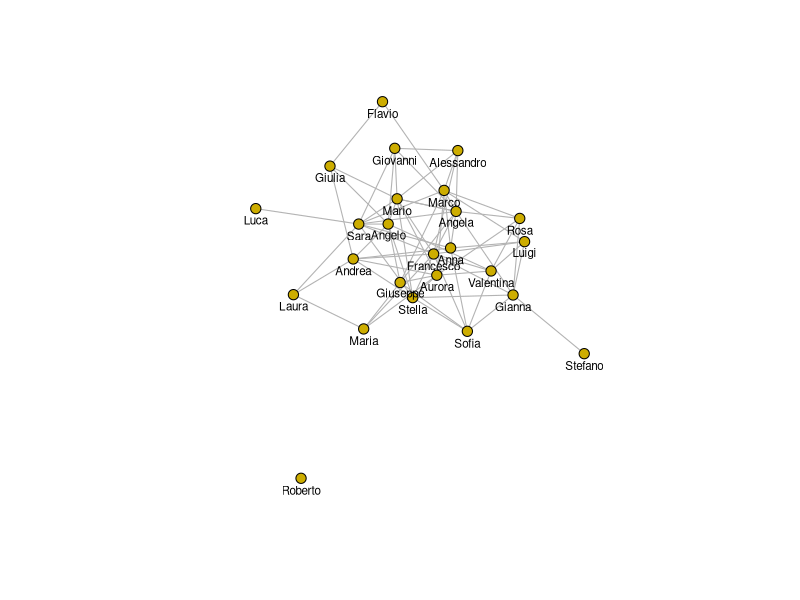
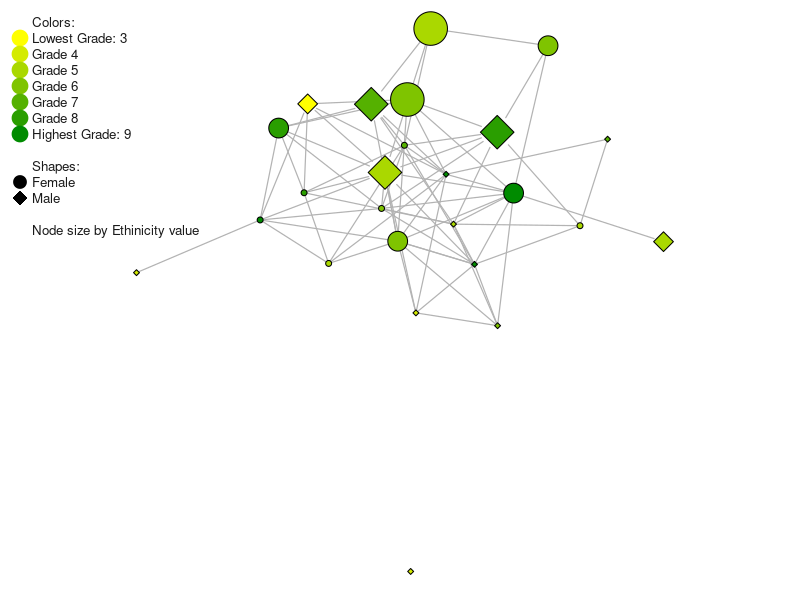
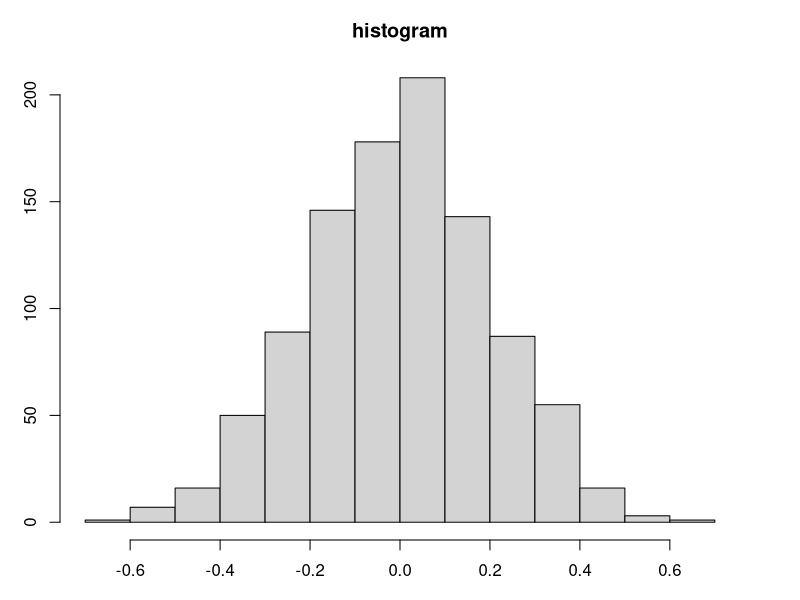
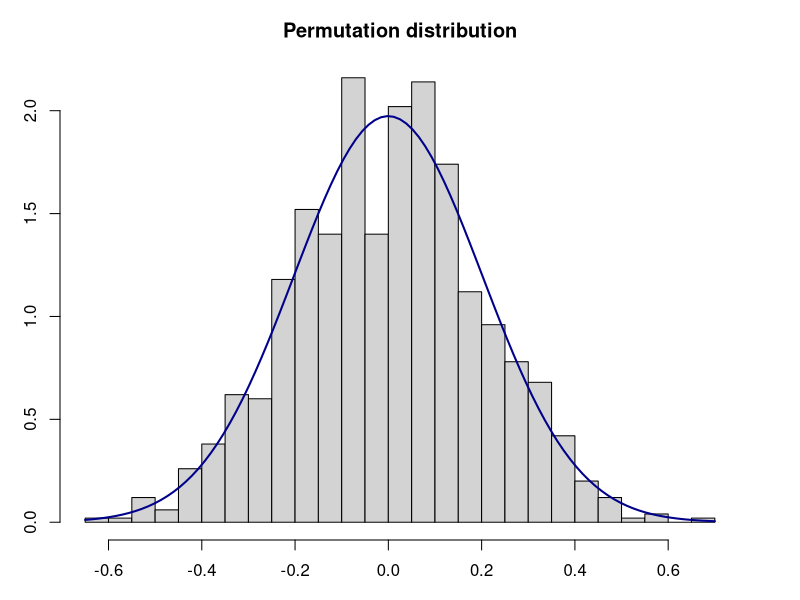
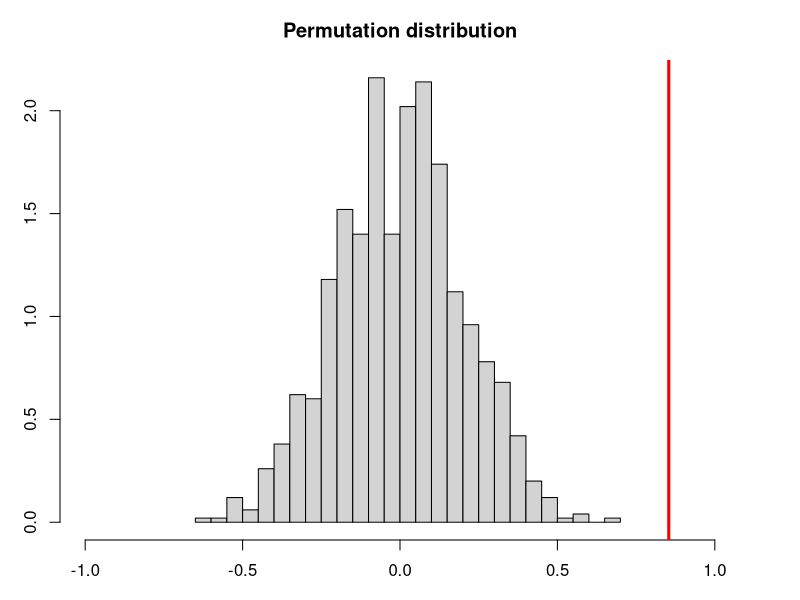
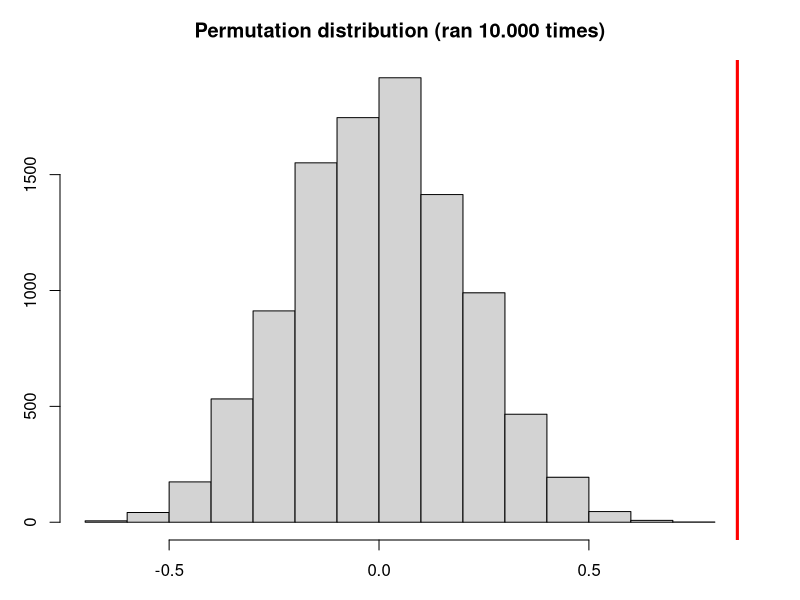

Reproduce these figures in R, in order.
setwd("C:/Users/luisa/Desktop/LM_II_year/Advanced_Social_Networks/EXAM_PROJECT/")

# install.packages("sna")
library("sna")


# 1.1.
# Draw the network using the Fruchterman-Reingold layout with names 
# (but without attributes). 
# Add the R script of how you obtained the drawings.

bullying <- as.matrix(read.table("EXERCISE011_bullying.csv", sep=';', header=T,
                             stringsAsFactors=FALSE, row.names=1))

# dt_TF <- (bullying>0)
dt_TF <- as.network(bullying, directed=TRUE)

net1 <- gplot(dt_TF,
              gmode="graph",
              mode="fruchtermanreingold",
              jitter=F,
              edge.col="grey70", 
              edge.lwd=.1,
              vertex.col="gold3",
              vertex.cex=.75,
              # labels
              displaylabels=T,
              label.pos=1,
              label.cex=.7)

# 1.2.
# Next draw the network again using the Fruchterman-Reingold layout 
# without names, but now with all 3 attributes 
# (gender, grade and ethnicity) included using in some way a combination 
# of color, shape and size of nodes. 
# Add the R script of how you obtained the drawings. 

attributes <- read.table("EXERCISE011_attributes.csv", sep=';', header=T,
                         stringsAsFactors=FALSE, row.names=1)

unique(attributes$Grade) # 4 8 6 5 7 9 3

g <- (attributes$Grade)
colfunc <- colorRampPalette(c("yellow", "green4"))
COLWB <- colfunc(7)

g[g==3]<-COLWB[1]
g[g==4]<-COLWB[2]
g[g==5]<-COLWB[3]
g[g==6]<-COLWB[4]
g[g==7]<-COLWB[5]
g[g==8]<-COLWB[6]
g[g==9]<-COLWB[7]


par(mar=c(0,0,0,0))
gplot(dt_TF, # bullying
      gmode="graph",
      mode="fruchtermanreingold",
      jitter=F,
      edge.col="grey70",
      edge.lwd=.2, 
      # attributes
      vertex.col=g, # color by grade
      vertex.cex=1+.7*(2-attributes$Ethnicity), # size by ethnicity
      vertex.sides=(-attributes$Gender+1)*47+4) # shape by gender


# 1.3.
# Create a legend for the attributes (this does not have to be with R, 
# but needs to clarify how the different attributes were represented in 
# the network). 

legend("topleft",
       legend = c("Colors:", "Lowest Grade: 3", "Grade 4", "Grade 5", "Grade 6", "Grade 7", "Grade 8", "Highest Grade: 9", " ","Shapes:", "Female", "Male", "", "Node size by Ethinicity value"),
       col = c("white", COLWB[1], COLWB[2], COLWB[3], COLWB[4], COLWB[5], COLWB[6], COLWB[7], "white", "white", "black", "black", "white", "white"), 
       bty = "n", 
       pch = c(0, 19, 19, 19, 19, 19, 19, 19, 0, 0, 19, 18, 0, 0), # 18 for the diamond
       pt.cex = c(0, 2.1, 2.1, 2.1, 2.1, 2.1, 2.1, 2.1, 0, 0, 1.7, 1.9, 0, 0), 
       cex = 0.8, 
       text.col = "grey10", 
       horiz = F, 
       inset = c(0.01))

# In the network, the diamond shape represents female students while the circle
# represents males. The nodes are colored with different shades of yellow and 
# green according to their grade. 
# The color goes from yellow, which means the node has the lowest grade among all 
# nodes in the network, namely 3, through different shades of green, until it 
# reaches the darker green color, which highlights the highest mark among those 
# found, which is 9. 
# Even if the possible grades are expressed in a scale from 0 to 10, 
# the extremes are never found in the given network, and the data report 
# grades from 3 to 9. 
# Finally, the vertexes are of different dimensions according to the ethnicity
# value that was given to each individual. The biggest nodes are the one with
# ethnicity value equal to 1, which means they belong to the first generation
# of immigrants (they are born abroad with foreign parents and now live in Italy); 
# the medium size nodes belong to the second generation of immigrants 
# (they are born in Italy with foreign parents), and finally the smallest nodes 
# represent people born in Italy with at least one Italian parent.


# 2.1.
# Calculate indegree and outdegree centrality for each node and 
# interpret your results. 

# Provide the indegree and outdegree centrality score for each node.
# indegree:
degree(dt_TF, g=1, nodes=NULL, gmode="digraph", diag=FALSE,
       tmaxdev=FALSE, cmode="indegree", rescale=FALSE, ignore.eval=FALSE)
# outdegree:
degree(dt_TF, g=1, nodes=NULL, gmode="digraph", diag=FALSE,
       tmaxdev=FALSE, cmode="outdegree", rescale=FALSE, ignore.eval=FALSE)

# Who is the most central when it comes to indegree?
max(degree(dt_TF, g=1, nodes=NULL, gmode="digraph", diag=FALSE,
           tmaxdev=FALSE, cmode="indegree", rescale=FALSE, ignore.eval=FALSE))

colSums(bullying)
colSums(bullying)==max(colSums(bullying)) # Marco

# Provide details of the meaning of the value 
# (taking into account that the network is "who do you bully?").

# This means that Marco is bullied by the greatest number of people,
# namely 9 different people.

# Make sure to discuss the reference points for the indegree measure. 
# How does it compare to the theoretical minimum and maximum value?

# The maximum value for the indegree correspond to n-1, where n is
# the number of nodes in the network. This would mean that any other node
# in the network bullies the node with indegree equal to n-1.
# In this case, the theoretical maximum indegree possible is 25-1=24, 
# but the maximum indegree found is just 9.
# The minimum indegree possible is zero, which would mean that the node 
# is on a separate component on their own, isolated from the rest of
# the network. In the specific case of this network, this situation
# would mean that the considered person is not bullied by anyone.

# Who is the most central when it comes to outdegree?
max(degree(dt_TF, g=1, nodes=NULL, gmode="digraph", diag=FALSE,
           tmaxdev=FALSE, cmode="outdegree", rescale=FALSE, ignore.eval=FALSE))

rowSums(bullying)
rowSums(bullying)==max(rowSums(bullying)) # Francesco

# Provide details of the meaning of the value 
# (taking into account that the network is "who do you bully?").

# This means Francesco is the person who is bullying the higher number
# of people (10). 

# Make sure to discuss the reference points for the outdegree measure. 
# How does it compare to the theoretical minimum and maximum value?

# The maximum value in outdegree is still n-1, which would mean that the node
# having this value bullies all other people in the network. The actual
# highest outdegree found is lower than the theoretical maximum, which in
# the specific case of this network is very unlikely as it is unusual that,
# taken a class of students, one of them bullies all of the others. 
# One of the reason why this is unlikely is because in such a
# situation, the person who bullies everyone  
# would probably be isolated from the rest of the group as they are only 
# impacting negatively everyone else, which would lead to a lack in social 
# capital and social support.
# The minimum outdegree is zero, which would mean a person is not bullying
# anyone. In this specific network, Roberto is the one who is not bullying
# anyone (outdegree equal to zero), and at the same time is not 
# being bullied by anyone (indegree equal to zero).


# 2.2. 
# Let's assume we hypothesize that the grade of students might be 
# impacted by how many others they are being bullied by. Calculate 
# the correlation between the indegree and the grade of the kid. 

cor(degree(dt_TF, g=1, nodes=NULL, gmode="digraph", diag=FALSE,
                tmaxdev=FALSE, cmode="indegree", rescale=FALSE, ignore.eval=FALSE),
         attributes$Grade)

# Pearson correlation with significance
cor.test(degree(dt_TF, g=1, nodes=NULL, gmode="digraph", diag=FALSE,
                tmaxdev=FALSE, cmode="indegree", rescale=FALSE, ignore.eval=FALSE),
         attributes$Grade)

# What is the correlation value? What does it mean substantively?
# Provide the R script of how you obtain the results.

# The correlation is 0.8537182, which is very close to perfect 
# positive correlation. Positive correlation means that when one of the 
# two variables varies (increases or decreases), the other moves in the
# same direction. In this case, for example, this means that the higher
# the number of people you are being bullied by, the higher your grade.
# The p-value is way lower than 5% (p-value=5.767e-08), 
# which means we should reject the null hypothesis of no correlation 
# and assume grade and indegree are highly correlated.


# Finally, perform a significance test using a permutation-based 
# approach for the correlation as discussed in class. 
# What does the significance test do and what do you conclude?
# Add the R script of how you obtained the results.

# The permutation-based approach is based on the idea of
# "alternative worlds" idea. This means that, given a network,
# one would like to reassign nodes randomly, while keeping 
# the same edges (edges stays in the same position).
# This is called permutation test.
# This is performed in order to understand what is the chance, 
# considered all alternative worlds, that one would get the correlation
# value that was actually obtained.
# The permutation-based approach also allows to test the significance.

# Permutation with sampling:
# Random sample without replacement.
# This would lead to different results each time the command "sample" is ran, 
# as no seed is given.
attr_grade <- attributes$Grade
sample(attr_grade, replace=F)

# Set seed for reproducibility
set.seed(42)

# Permutation approach: if we shuffle the data 1000 times,
# how often would we obtain a result as extreme as 
# the one we observed in the original network (or more extreme)?

OUTPUT <- matrix(NA, 1000, 1) # matrix 1000 rows filled with NAs

for (k in c(1:1000)) {
  permutation.test <- sample(attr_grade, replace=F)
  OUTPUT[k, 1] <- cor(degree(dt_TF, g=1, nodes=NULL, gmode="digraph", diag=FALSE,
                             tmaxdev=FALSE, cmode="indegree", rescale=FALSE, ignore.eval=FALSE),
                      permutation.test)
}

OUTPUT # correlation value for each "alternative world" considered

par(mar=c(3,3,3,3))
hist(OUTPUT, main='histogram') 

# original correlation in our data:
(corRealValue <- cor(degree(dt_TF, g=1, nodes=NULL, gmode="digraph", diag=FALSE,
                            tmaxdev=FALSE, cmode="indegree", rescale=FALSE, ignore.eval=FALSE),
                     attributes$Grade))

# results as extreme or more extremes than the actual value 
# (on one and the other tail)
sum(OUTPUT>=abs(corRealValue))/1000 
sum(OUTPUT<=-abs(corRealValue))/1000
# values as/more extreme on both tails
sum(OUTPUT>=abs(corRealValue))/1000 + sum(OUTPUT<=-abs(corRealValue))/1000


# We may assume normality of the distribution and proceed as follows
hist(OUTPUT, nclass=20, prob=T, main='Permutation distribution') 
# Extremes for the 95% confidence interval:
mean(OUTPUT)+sd(OUTPUT)*1.96
mean(OUTPUT)-sd(OUTPUT)*1.96

x <- seq(min(OUTPUT), max(OUTPUT), length = 40)

curve(dnorm(x, mean=mean(OUTPUT), sd=sd(OUTPUT)), 
      col="darkblue", lwd=2, add=TRUE)

# abline(v=cor(degree(dt_TF, g=1, nodes=NULL, gmode="digraph", diag=FALSE,
#                    tmaxdev=FALSE, cmode="indegree", rescale=FALSE, ignore.eval=FALSE),
#             attributes$Grade), lwd=3, col="red")

abline(v=corRealValue, lwd=3, col="red") 

# The real correlation value is around 0.85
# This value is really extreme and outside the range shown 
# on the x axis of the histogram, thus the red vertical line is not visible.
# One could possibly see that max(OUTPUT) returns ~0.67, which is
# lower than the correlation found in the network.

# In the following histogram the red vertical line representing the actual 
# correlation value will be visible, and one can easily notice how extreme this
# value is.

hist(OUTPUT, nclass=20, prob=T, main='Permutation distribution', xlim = c(-1, 1))
abline(v=corRealValue, lwd=3, col="red")

# This means that the our correlation is much higher than the one 
# found in other 1000 configurations created by random sampling. 
# No permuted network had value as extreme or more extreme,
# thus we can assume that the result coming from the original network
# is hardly explained by chance.

# We may also estimate the p-value as follows.
p_value <- (sum(OUTPUT>=corRealValue)+1)/length(OUTPUT)
p_value # 0.001

# Here +1 at the nominator was added to bound the value
# so that the p-value is never zero as there is always some chance that 
# our test statistic can be measured for some permutation.
# Without this addition, the value of p_value would have been zero, as easily
# understandable from the histogram.
# Indeed, in the histogram, there was not even one case of a permutation 
# with a correlation higher than or equal to the one observed, 
# which confirms the low p-value.
# Since the p-value is lower than 5%, we can affirm this result is significant,
# however it would be better to perform the permutation approach with at least
# 10000 permutations. This can be slower, however, in this case,
# attempting to increase the number of permutations would lead to the same 
# conclusion, as it is possible to see by running the code below.

OUTPUT <- matrix(NA, 10000, 1) 

for (k in c(1:10000)) {
  permutation.test <- sample(attr_grade, replace=F)
  OUTPUT[k, 1] <- cor(degree(dt_TF, g=1, nodes=NULL, gmode="digraph", diag=FALSE,
                             tmaxdev=FALSE, cmode="indegree", rescale=FALSE, ignore.eval=FALSE),
                      permutation.test)
}

OUTPUT
hist(OUTPUT, main='Permutation distribution (ran 10.000 times)') 
abline(v=corRealValue, lwd=3, col="red")
# p-value:
p_value_2 <- (sum(OUTPUT>=corRealValue)+1)/length(OUTPUT)
p_value_2 # 1e-04


# 3.1. 
# Calculate the indegree and outdegree centralization for this network 
# using the approach discussed in class and interpret. 
# Make sure to show how you came to these answers. 
# What do you conclude substantively (taking into account that the network 
# is "who do you bully?")?
# Make sure to discuss the reference points for the measure. 
# What is the minimum and maximum value?

# indegree centralization 
centralization(dt_TF, degree, mode="digraph", cmode="indegree", normalize=TRUE)
# outdegree centralization 
centralization(dt_TF, degree, mode="digraph", cmode="outdegree", normalize=TRUE)

# The centralization of a network measures how central its most central node is 
# with respect to how central all other nodes are.
# The indegree centralization identify how much an activity (in this case bullying) 
# is performed by a single entity. A highly centralized network will be one 
# where only one or few nodes perform a certain activity (bullying).
# Instead, the outdegree centralization identify how much a single node is
# subjected to the bullying activity. A high outdegree centralization would
# mean only one or few node are very subjected to bullying by a lot of 
# different other students.

# All this considered, the theoretical maximum value of the indegree centralization 
# would be obtained if all nodes in the network are directly connected to
# just one node, meaning this one node has the maximum number of incoming edges 
# possible (indegree=n-1). This would mean that student is bullied by all of their
# classmates.
# Similarly, the maximum value for the outdegree centralization would be obtained
# if one node bullies all the others in the network, namely has outdegree equal 
# to n-1.
# Instead, if all node have the same in-/out-degree, 
# the network is decentralized, and the centralization will be equal to zero,
# which is the minimum value possible.

# From the results above, it is possible to conclude the network is not
# very centralized, neither with respect to indegree nor to outdegree.
# The configuration of the network visible in the first two plots would have
# also suggested the same conclusion.


# 3.2. 
# Calculate the arc-based reciprocity index for this network and interpret. 
# Make sure to show how you came to this answer.
# What do you conclude substantively (taking into account that the network 
# is "who do you bully?")?
# Make sure to discuss the reference points for the measure. 
# What is the minimum, expected and maximum value?

library("igraph")

# graph object to pass to the igraph::reciprocity command
g <- graph_from_adjacency_matrix(
  bullying,
  mode = c("directed"))

reciprocity(g) # 0.02702703

# The arc-based reciprocity index is obtained by applying the following formula:
# 2*M / (2*M+A)
# where M are the mutual ties (e.g., if A bullies B, B bullies A),
# and A are the asymmetric ties (e.g., if A bullies B, A is not bullied by B).

# The minimum value possible of the reciprocity index
# is zero, which would mean perfect anti-reciprocity, thus if A connect to B, 
# B never connects to A. In the case of the given network, "connects" means
# "bullies". This would mean there is no mutual tie in the whole network
# (edges go only in one direction and never backwards).
# Instead, the maximum value possible is one, which means perfect reciprocity 
# (if A bullies B, then B bullies A, and if A don't bully B, then B don't bully
# A, for all A and B in the network).
# This means all ties are mutual.

# The obtained value of reciprocity is quite close to the theoretical minimum
# as it is around 0.027.
# This means that in the given class of students, if A bullies B, it is unlikely
# that B also bullies A.
